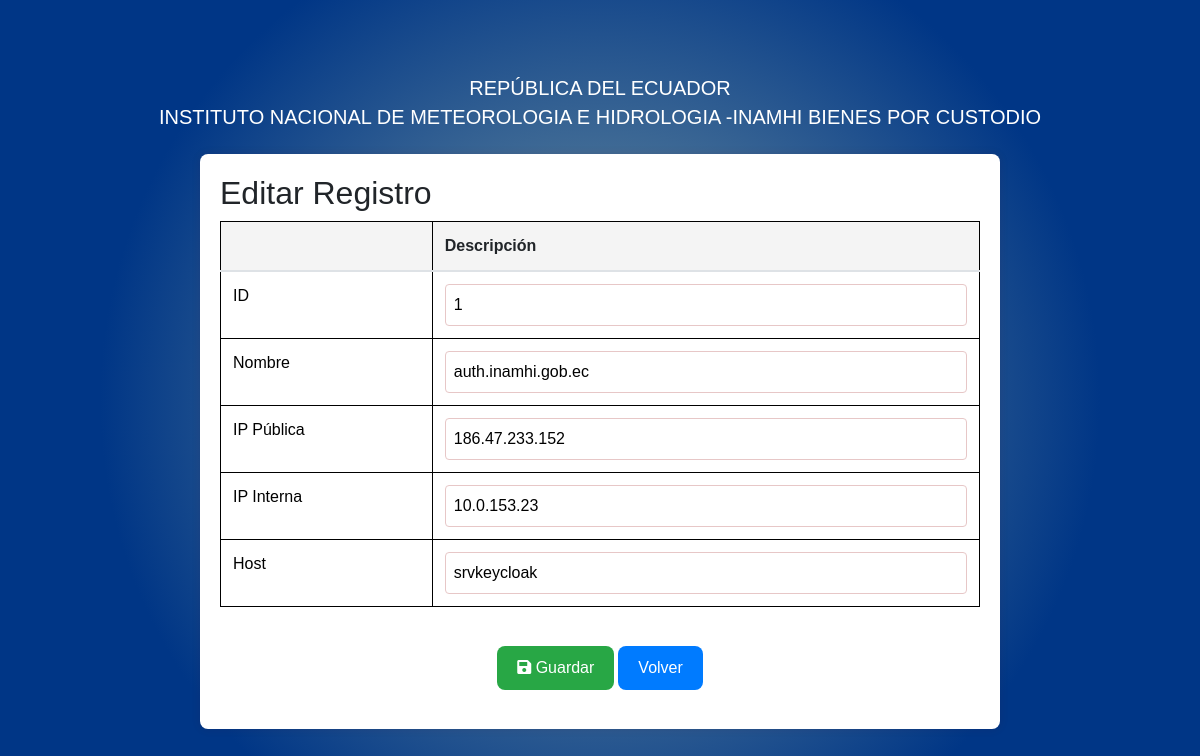
The app's page /subdominios/1/update/ (signed in) with its own data.
### myapp/models.py (models this page shows, shortened)
class Subdominios(models.Model):
    Id = models.CharField(max_length=100, verbose_name='Id', blank=True, null=True)
    Nombre = models.CharField(max_length=100, verbose_name='Nombre', blank=True, null=True)
    IpPublica = models.CharField(max_length=100, verbose_name='IpPublica', blank=True, null=True)
    IpInterna = models.CharField(max_length=100, verbose_name='IpInterna', blank=True, null=True)
    Host = models.CharField(max_length=100, verbose_name='Host', blank=True, null=True)

### myapp/views.py (the view)
@login_required
@permission_required('myapp.change_subdominios', raise_exception=True)
def subdominios_update(request, pk):
    subdominio = get_object_or_404(Subdominios, pk=pk)
    if request.method == 'POST':
        form = SubdominioForm(request.POST, instance=subdominio)
        if form.is_valid():
            form.save()
            messages.success(request, '¡Subdominio actualizado correctamente!')
            return redirect('model_list')  # Redirige a la página con la lista de subdominios
    else:
        form = SubdominioForm(instance=subdominio)
    return render(request, 'subdominios/subdominios_form.html', {'form': form, 'subdominio': subdominio})

### myapp/forms.py
class SubdominioForm(forms.ModelForm):
    class Meta:
        model = Subdominios
        fields= ['Id', 'Nombre', 'IpPublica', 'IpInterna', 'Host']

### myapp/templates/subdominios/subdominios_form.html (shortened to what this page needs)
{% load static %}
<!DOCTYPE html>
<html lang="en">
<head>
    <link href="https://stackpath.bootstrapcdn.com/bootstrap/4.5.2/css/bootstrap.min.css" rel="stylesheet">
    <link rel="stylesheet" href="{% static 'styles/style_create.css' %}">
    <link rel="stylesheet" href="https://cdnjs.cloudflare.com/ajax/libs/font-awesome/5.15.4/css/all.min.css">
</head>
<body>
    <div class="header">
        <div class="header-titles">
            <h5>REPÚBLICA DEL ECUADOR</h5>
            <h5>INSTITUTO NACIONAL DE METEOROLOGIA E HIDROLOGIA -INAMHI BIENES POR CUSTODIO</h5>
        </div>
    </div>
    <div class="container">
        <h2>{% if subdominio %} Editar{% else %}Agregar{% endif %} Registro</h2>
        <form method="post">
            <div class="table-responsive">
                <table class="table table-bordered">
                    <thead>
                        <tr>
                            <th></th>
                            <th>Descripción</th>
                        </tr>
                    </thead>
                    <tbody>
                        {% if subdominio %}
                        <tr>
                            <td><label for="id_Id">ID</label></td>
                            <td>{{ form.Id }}</td>
                        </tr>
                        {% endif %}
                        <tr>
                            <td><label for="id_Nombre">Nombre</label></td>
                            <td>{{ form.Nombre }}</td>
                        </tr>
                        <tr>
                            <td><label for="id_IpPublica">IP Pública</label></td>
                            <td>{{ form.IpPublica }}</td>
                        </tr>
                        <tr>
                            <td><label for="id_IpInterna">IP Interna</label></td>
                            <td>{{ form.IpInterna }}</td>
                        </tr>
                        <tr>
                            <td><label for="id_Host">Host</label></td>
                            <td>{{ form.Host }}</td>
                        </tr>
                    </tbody>
                </table>
            </div>
            <div class="button-container">
                <button type="submit" class="btn btn-save"><i class="fas fa-save"></i> Guardar</button>
                <button type="button" onclick="window.history.back()" class="btn btn-primary">Volver</button>
            </div>
        </form>
    </div>
</body>
</html>

### myapp/static/styles/style_create.css (style rules this page uses)
body { font-family: Arial, sans-serif; margin: 0; padding: 0; display: flex; flex-direction: column; justify-content: center; align-items: center; min-height: 100vh; background-size: cover; background-position: center; background-image: radial-gradient(circle 500px, #3f6a95, #3f6a95, #003686); }
.container { background-color: white; padding: 20px; box-shadow: 0 0 10px rgba(97, 11, 11, 0.1); border-radius: 8px; width: 100%; max-width: 800px; margin: 20px; overflow: hidden; }
.table-responsive { width: 100%; overflow-x: auto; }
.table { width: 100%; border-collapse: collapse; margin-bottom: 20px; }
.table-bordered th, .table-bordered td { border: 1px solid #000000; }
th, td { padding: 5px; text-align: left; }
th { background-color: rgba(242, 242, 242, 0.8); font-weight: bold; }
.button-container { display: flex; justify-content: center; align-items: center; padding: 15px 32px; }
.btn { border: none; padding: 10px 20px; text-align: center; text-decoration: none; display: inline-block; font-size: 16px; margin: 4px 2px; cursor: pointer; border-radius: 8px; transition: background-color 0.3s; }
.btn-save { background-color: #28a745; color: white; }
label { color: #000000; margin: 0; }
table th, table td { padding: 10px; }
table td label { display: block; margin-bottom: 5px; }
table input[type="text"], table textarea, table select { width: 100%; max-width: 100%; padding: 8px; font-size: 16px; border: 1px solid #e7c7c7; border-radius: 4px; box-sizing: border-box; }
.header { display: flex; flex-direction: column; align-items: center; text-align: center; color: white; margin-top: 20px; }
.header-titles h5 { margin: 5px 0; }

### records on screen
Subdominios: Nombre "auth.inamhi.gob.ec", IpPublica "186.47.233.152", IpInterna "10.0.153.23", Host "srvkeycloak"
